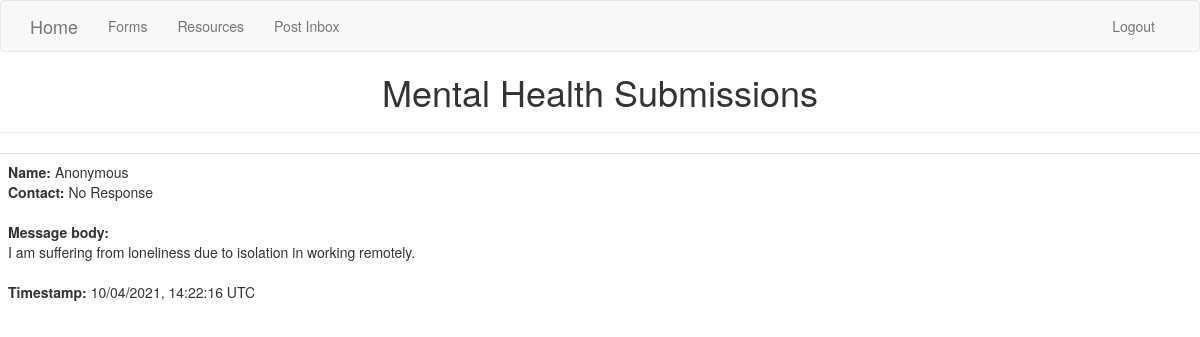
The page /mentalposts (signed in) on the database its author committed.
### flask_app/models.py (models this page shows, shortened)
class MentalSubmission(db.Model):
    id = db.Column(db.Integer, primary_key=True)
    name = db.Column(db.String(64))  # Optional identification
    contact = db.Column(db.String(64))  # Optional contact
    body = db.Column(db.String(2000))
    timestamp = db.Column(db.DateTime, index=True, default=Datetime.utcnow)  # Function call given

### flask_app/routes.py (the view)
@app.route('/mentalposts')
@login_required
def mental_posts():
    posts = MentalSubmission.query.all()
    return render_template('mental_posts.html', posts=posts)

### flask_app/models.py (called while the page is built)
@login.user_loader
def load_user(id):
    return User.query.get(int(id))  # str by default, convert to int

### flask_app/templates/mental_posts.html (shortened to what this page needs)
{% extends "base.html" %}
{% block content %}
    <h1>Mental Health Submissions</h1>
    <hr>
    {% for post in posts %}
        {% include '_post.html' %}
    {% endfor %}
{% endblock %}

### flask_app/templates/_post.html (shortened to what this page needs)
    <table class="table table-hover">
        <tr>
             <td>
                <b>Name:</b> {{ post.name }}<br>
               <b>Contact:</b> {{ post.contact }}
                <br><br>
                 <b>Message body:</b><br>
                {{ post.body }}
                <br><br>
                <b>Timestamp:</b> {{ post.timestamp.strftime("%m/%d/%Y, %H:%M:%S") }} UTC
            </td>
        </tr>
    </table>

### flask_app/templates/mental_posts.html (style rules this page uses)
h1 { text-align: center; }

### rows shown on the page
MentalSubmission: name "Anonymous", contact "No Response", body "I am suffering from loneliness due to isolation in working remotely.", timestamp "10/04/2021, 14:22:16"
